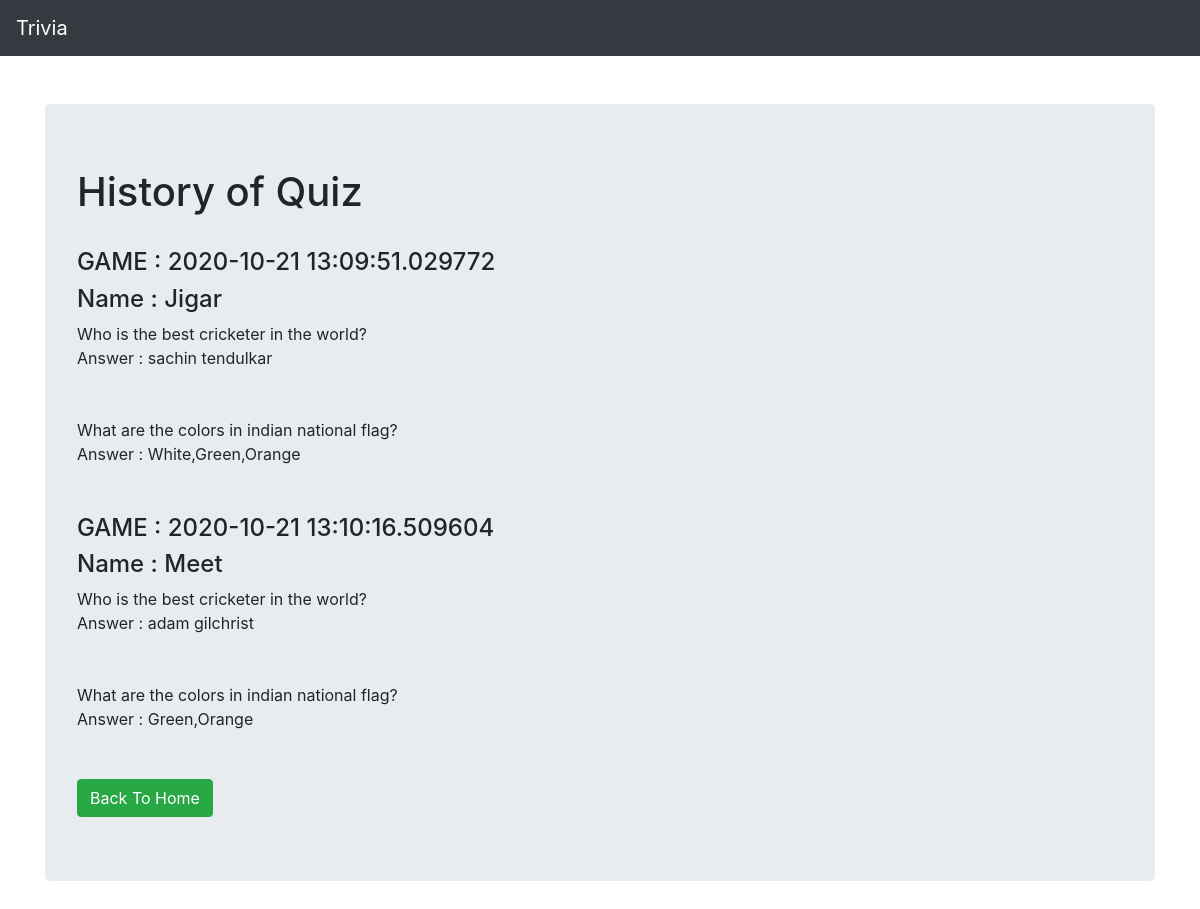
The page /history/ on the database its author committed.
### Trivia_App/models.py (models this page shows, shortened)
class FinalResult(models.Model):
    name = models.CharField(max_length=20, null=True)
    question = models.CharField(max_length=200, null=True)
    option = models.CharField(max_length=100, null=True)
    time = models.CharField(max_length=100, null=True)

### Trivia_App/views.py (the view)
# urls.py: path('history/', views.history, name='History'),
def history(request):
    result = FinalResult.objects.all()
    return render(request, 'history.html', {'result': result})

### Trivia_App/templatetags/my_tags.py (called while the page is built)
@register.filter
def modulo(num, value):
    return num % value

### Trivia_App/templates/history.html
{% extends "base.html" %}
{% block body_block %}
<h1>History of Quiz</h1><br>
{% load my_tags %}
{% for data in result %}
{% if forloop.counter|modulo:2 == 1 %}
<h4>GAME : {{data.time }} </h4>
<h4>Name : {{data.name }} </h4>
{% endif %}
{{data.question }}<br>
Answer : {{data.option }}<br>
<br>
<br>
{% endfor %}
<a href="/" class="btn btn-success">Back To Home</a>
{% endblock %}

### rows shown on the page
FinalResult: time "2020-10-21 13:09:51.029772", name "Jigar", question "Who is the best cricketer in the world?", option "sachin tendulkar"
FinalResult: question "What are the colors in indian national flag?", option "White,Green,Orange"
FinalResult: time "2020-10-21 13:10:16.509604", name "Meet", question "Who is the best cricketer in the world?", option "adam gilchrist"
FinalResult: question "What are the colors in indian national flag?", option "Green,Orange"
